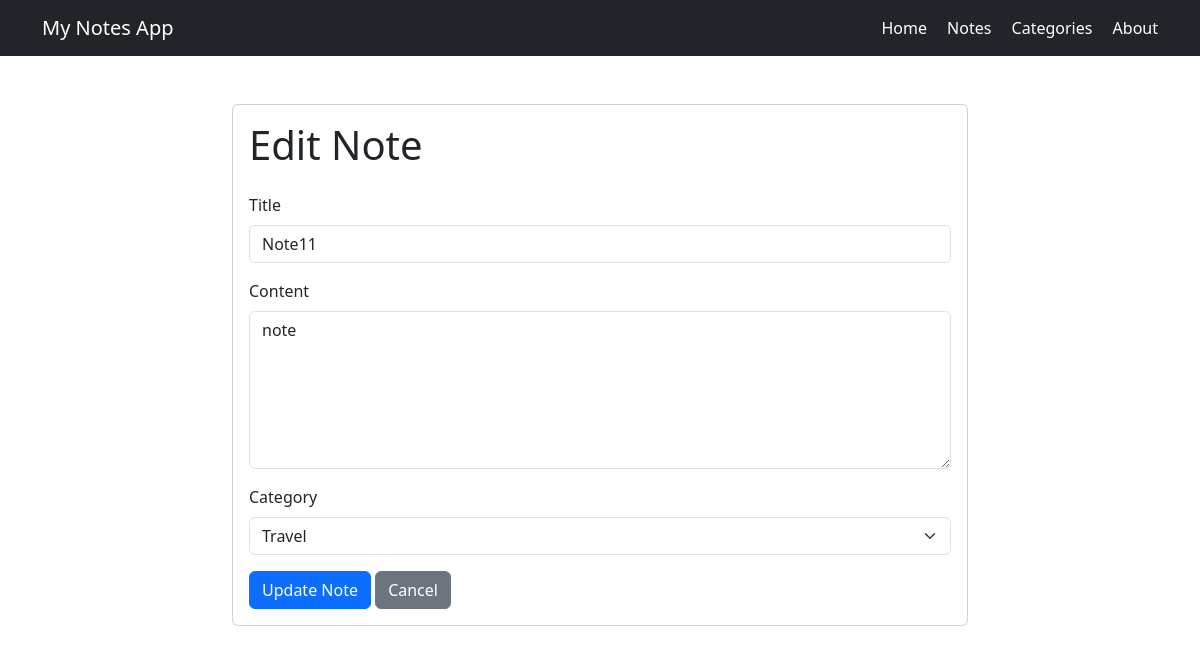
The page /notes/10/edit on the database its author committed.
### tables this page shows
CREATE TABLE notes (
            id INTEGER PRIMARY KEY AUTOINCREMENT,
            title TEXT NOT NULL,
            content TEXT NOT NULL
        , category TEXT NOT NULL DEFAULT 'General', created_at TEXT NOT NULL DEFAULT '');

CREATE TABLE categories (
            id INTEGER PRIMARY KEY AUTOINCREMENT,
            name TEXT NOT NULL UNIQUE
        );

### app.py (the view, shortened to what this page needs)
@app.route("/notes/<int:note_id>/edit", methods=["GET", "POST"])
def edit_note(note_id):
    note = find_note(note_id)
    if note is None:
        abort(404)
    categories = get_all_categories()
    return render_template(
        "edit_note.html",
        note=note,
        categories=categories,
        submitted_category=note["category"]
    )

### app.py (called while the page is built)
def get_db_connection():
    connection = sqlite3.connect(DATABASE)
    connection.row_factory = sqlite3.Row
    return connection

def find_note(note_id):
    connection = get_db_connection()
    note = connection.execute(
        "SELECT * FROM notes WHERE id = ?",
        (note_id,)
    ).fetchone()
    connection.close()
    return note

def get_all_categories():
    connection = get_db_connection()
    categories = connection.execute(
        "SELECT * FROM categories ORDER BY name ASC"
    ).fetchall()
    connection.close()
    return categories

### templates/edit_note.html (shortened to what this page needs)
{% extends "base.html" %}
{% block content %}
<div class="row justify-content-center">
    <div class="col-md-8">
        <div class="card">
            <div class="card-body">
                <h1 class="mb-4">
                    Edit Note
                </h1>
                <form
                    method="POST"
                    action="{{ url_for('edit_note', note_id=note.id) }}"
                >
                    <div class="mb-3">
                        <label
                            for="title"
                            class="form-label"
                        >
                            Title
                        </label>
                        <input
                            type="text"
                            class="form-control"
                            id="title"
                            name="title"
                            value="{{ note.title }}"
                            required
                        >
                    </div>
                    <div class="mb-3">
                        <label
                            for="content"
                            class="form-label"
                        >
                            Content
                        </label>
                        <textarea
                            class="form-control"
                            id="content"
                            name="content"
                            rows="6"
                            required
                        >{{ note.content }}</textarea>
                    </div>
                    <div class="mb-3">
                        <label for="category" class="form-label">
                            Category
                        </label>
                        <select
                            class="form-select"
                            id="category"
                            name="category"
                            required
                        >
                        {% for category in categories %}
                            <option
                                value="{{ category['name'] }}"
                                {% if category['name']|lower == submitted_category|lower %}
                                    selected
                                {% endif %}
                            >
                                {{ category['name'] }}
                            </option>
                        {% endfor %}
                        </select>
                    </div>
                    <button
                        type="submit"
                        class="btn btn-primary"
                    >
                        Update Note
                    </button>
                    <a
                        href="{{ url_for('view_note', note_id=note.id) }}"
                        class="btn btn-secondary"
                    >
                        Cancel
                    </a>
                </form>
            </div>
        </div>
    </div>
</div>
{% endblock %}

### rows shown on the page
notes: title "Note11", content "note", category "Travel"
